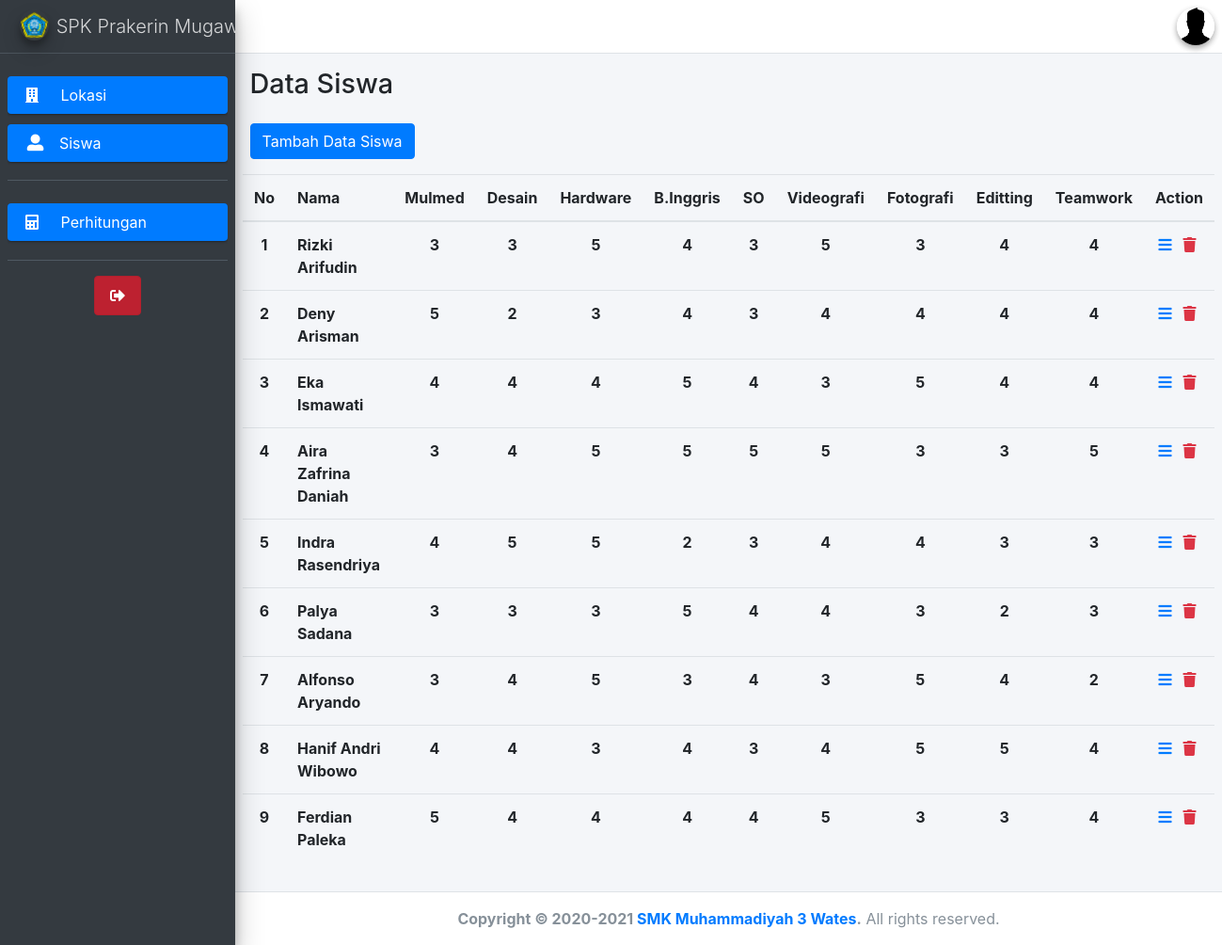
/index.php/siswa, run on an earlier commit of the app's database.
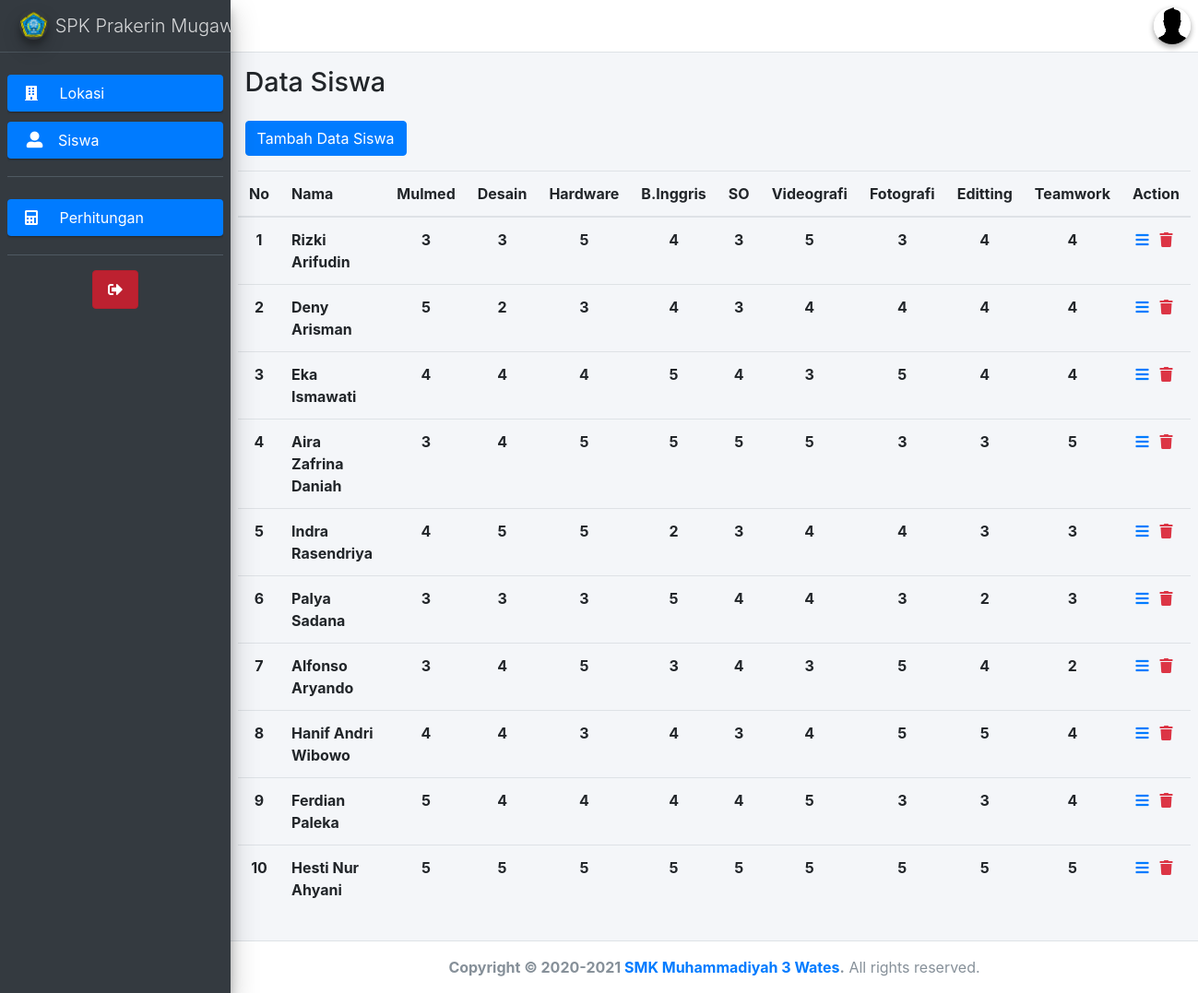
And on a later commit of the database.
### tables this page shows
CREATE TABLE `siswa` (
  `id` int(11) NOT NULL,
  `nama` varchar(255) NOT NULL,
  `alamat` varchar(255) NOT NULL,
  `telp` varchar(255) NOT NULL,
  `multimedia` int(5) NOT NULL,
  `desain_grafis` int(5) NOT NULL,
  `hardware_software` int(5) NOT NULL,
  `inggris` int(5) NOT NULL,
  `so` int(5) NOT NULL,
  `videografi` int(5) NOT NULL,
  `fotografi` int(5) NOT NULL,
  `editting` int(5) NOT NULL,
  `teamwork` int(5) NOT NULL
);

### application/controllers/Siswa.php (called while the page is built, shortened)
<?php
class Siswa extends CI_Controller {
    public function __construct(){
        $this->load->model('Siswa_model');
        $this->load->library('form_validation');
    }
    public function index(){
        $data['title'] = 'Data Siswa';
        $data['user'] = $this->db->get_where('user', ['email' => $this->session->userdata('email')])->row_array();
        $data['siswa'] = $this->Siswa_model->getAllSiswa();
        $this->load->view('templates/header', $data);
        $this->load->view('templates/sidebar', $data);
        $this->load->view('templates/topbar', $data);
        $this->load->view('siswa/index', $data);
        $this->load->view('templates/footer');
    }
}
?>

### index.php (called while the page is built, shortened)
<?php
require_once BASEPATH.'core/CodeIgniter.php';

### application/models/Siswa_model.php (called while the page is built, shortened)
<?php
class Siswa_model extends CI_Model{
    public function getAllSiswa(){
        return $this->db->get('siswa')->result_array();
    }
}
?>

### application/views/siswa/index.php (the view, shortened to what this page needs)
<div class="content-wrapper">
  <div class="content-header">
    <div class="container-fluid">
    <div class="row">
        <div class="col-md-6">
        <h1 class="h3 mb-4 text-gray-800"><?= $title ;?></h1>
            <a href="<?= base_url('siswa/tambah');?>" class="btn btn-primary">Tambah Data Siswa</a>
        </div>
    </div>
    <div class="row mt-3">
      <table class="table">
          <thead>
              <tr>
                  <th>No</th>
                  <th>Nama</th>
                  <th>Mulmed</th>
                  <th>Desain</th>
                  <th>Hardware</th>
                  <th>B.Inggris</th>
                  <th>SO</th>
                  <th>Videografi</th>
                  <th>Fotografi</th>
                  <th>Editting</th>
                  <th>Teamwork</th>
                  <th>Action</th>
              </tr>
          </thead>
          <tbody>
          <?php $i = 1; ?>
              <?php foreach($siswa as $sis) : ?>
              <tr class="text-center">
                  <th><?= $i++ ;?></th>
                  <th class="text-left"><?= $sis['nama'] ;?></th>
                  <th><?= $sis['multimedia'] ;?></th>
                  <th><?= $sis['desain_grafis'] ;?></th>
                  <th><?= $sis['hardware_software'] ;?></th>
                  <th><?= $sis['inggris'] ;?></th>
                  <th><?= $sis['so'] ;?></th>
                  <th><?= $sis['videografi'] ;?></th>
                  <th><?= $sis['fotografi'] ;?></th>
                  <th><?= $sis['editting'] ;?></th>
                  <th><?= $sis['teamwork'] ;?></th>
                  <th>
                      <a href="<?= base_url() ;?>siswa/detail/<?= $sis['id'] ;?>"><i class="fas fa-bars mr-2"></i></a>
                      <a href="<?= base_url();?>siswa/hapus/<?= $sis['id'];?>" class="text-danger" onclick="return confirm('Want to delete data ?');">
                          <i class="fas fa-trash mr-1">
                      </i></a>
                  </th>
              </tr>
              <?php endforeach; ?>
          </tbody>
      </table>
  </div>
    </div>
  </div>
</div>

### application/views/templates/header.php (shortened to what this page needs)
<!DOCTYPE html>
<html lang="en">
<head>
  <link rel="stylesheet" href="<?= base_url('assets') ;?>/plugins/fontawesome-free/css/all.min.css">
  <link rel="stylesheet" href="<?= base_url('assets') ;?>/dist/css/adminlte.min.css">
  <link rel="stylesheet" href="<?= base_url('assets') ;?>/plugins/tempusdominus-bootstrap-4/css/tempusdominus-bootstrap-4.min.css">
  <link rel="stylesheet" href="<?= base_url('assets') ;?>/plugins/select2/css/select2.min.css">
  <link rel="stylesheet" href="<?= base_url('assets') ;?>/plugins/select2-bootstrap4-theme/select2-bootstrap4.min.css">
  <link rel="stylesheet" href="<?= base_url('assets') ;?>/plugins/bootstrap4-duallistbox/bootstrap-duallistbox.min.css">
</head>
<body class="hold-transition sidebar-mini">
<div class="wrapper">

### application/views/templates/sidebar.php (shortened to what this page needs)
<aside class="main-sidebar sidebar-dark-primary elevation-4">
    <a href="<?= base_url('dashbord') ;?>" class="brand-link">
      <img width="100px" src="<?= base_url('assets') ;?>/img/logo.png"  class="brand-image img-circle elevation-3">
      <span class="brand-text font-weight-light">SPK Prakerin Mugawa</span>
    </a>
    <div class="sidebar">
    <div class="user-panel mt-3 pb-3 mb-3">
      <nav class="mt-2">
        <ul class="nav nav-pills nav-sidebar flex-column" data-widget="treeview" role="menu" data-accordion="false">
          <li class="nav-item">
            <a href="<?= base_url('lokasi/') ;?>" class="nav-link active">
            <i class="fas fa-fw fa-building mr-3"></i>
              <p>
                Lokasi
              </p>
            </a>
          </li>
          <li class="nav-item mt-2">
            <a href="<?= base_url('siswa/') ;?>" class="nav-link active">
              <i class="nav-icon fas fa-user-alt mr-2"></i>
              <p>
                Siswa
              </p>
            </a>
          </li>
        </ul>
      </nav>
    </div>
    <div class="user-panel mt-3 pb-3 mb-3">
      <nav class="mt-2">
        <ul class="nav nav-pills nav-sidebar flex-column" data-widget="treeview" role="menu" data-accordion="false">
          <li class="nav-item">
            <a href="<?= base_url('perhitungan/') ;?>" class="nav-link active">
            <i class="fas fa-fw fa-calculator mr-3"></i>
              <p>
                Perhitungan
              </p>
            </a>
          </li>
      </nav>
    </div>
    <div class="d-flex justify-content-center">
            <a href="<?= base_url('auth/logout') ;?>" class="nav-link active btn btn-danger">
            <i class="fas fa-sign-out-alt"></i>
            </a>
    </div>
    </div>
  </aside>

### application/views/templates/topbar.php (shortened to what this page needs)
<nav class="main-header navbar navbar-expand navbar-white navbar-light">
  <div class="ml-auto">
        <div class="image">
          <img width="40px" src="<?= base_url('assets/img/default.jpg') ;?>" class="img-circle elevation-2" alt="User Image" >
        </div>
  </div>
</nav>

### application/views/templates/footer.php (shortened to what this page needs)
 <footer class="main-footer text-center">
    <strong>Copyright &copy; 2020-2021 <a href="https://adminlte.io">SMK Muhammadiyah 3 Wates</a>.</strong> All rights reserved.
  </footer>
</div>
</body>
</html>

What changed in the data, as far as the page shows it:
added siswa: nama "Hesti Nur Ahyani", multimedia "5", desain_grafis "5", hardware_software "5", inggris "5", so "5", videografi "5", fotografi "5", editting "5", teamwork "5"
